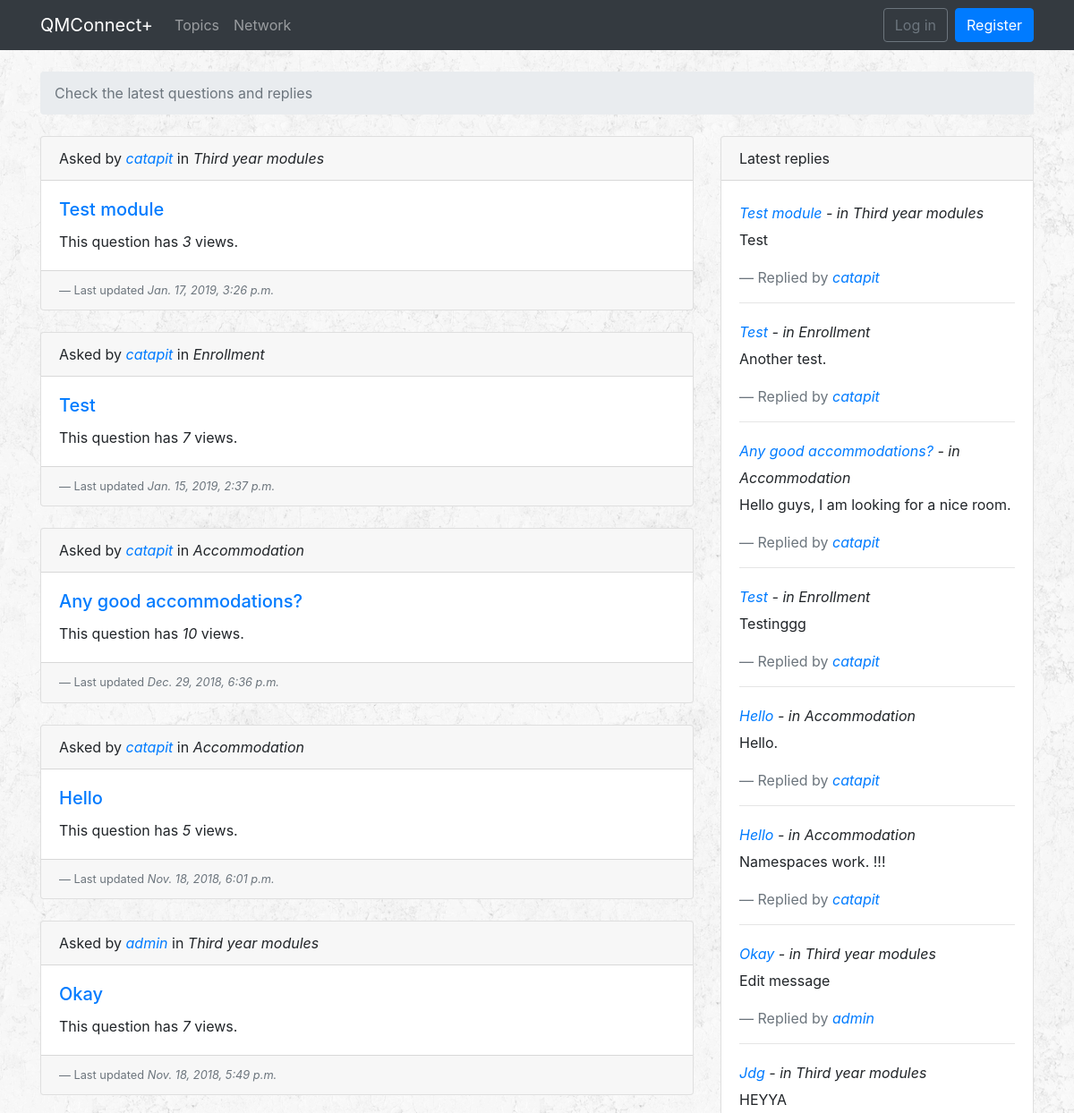
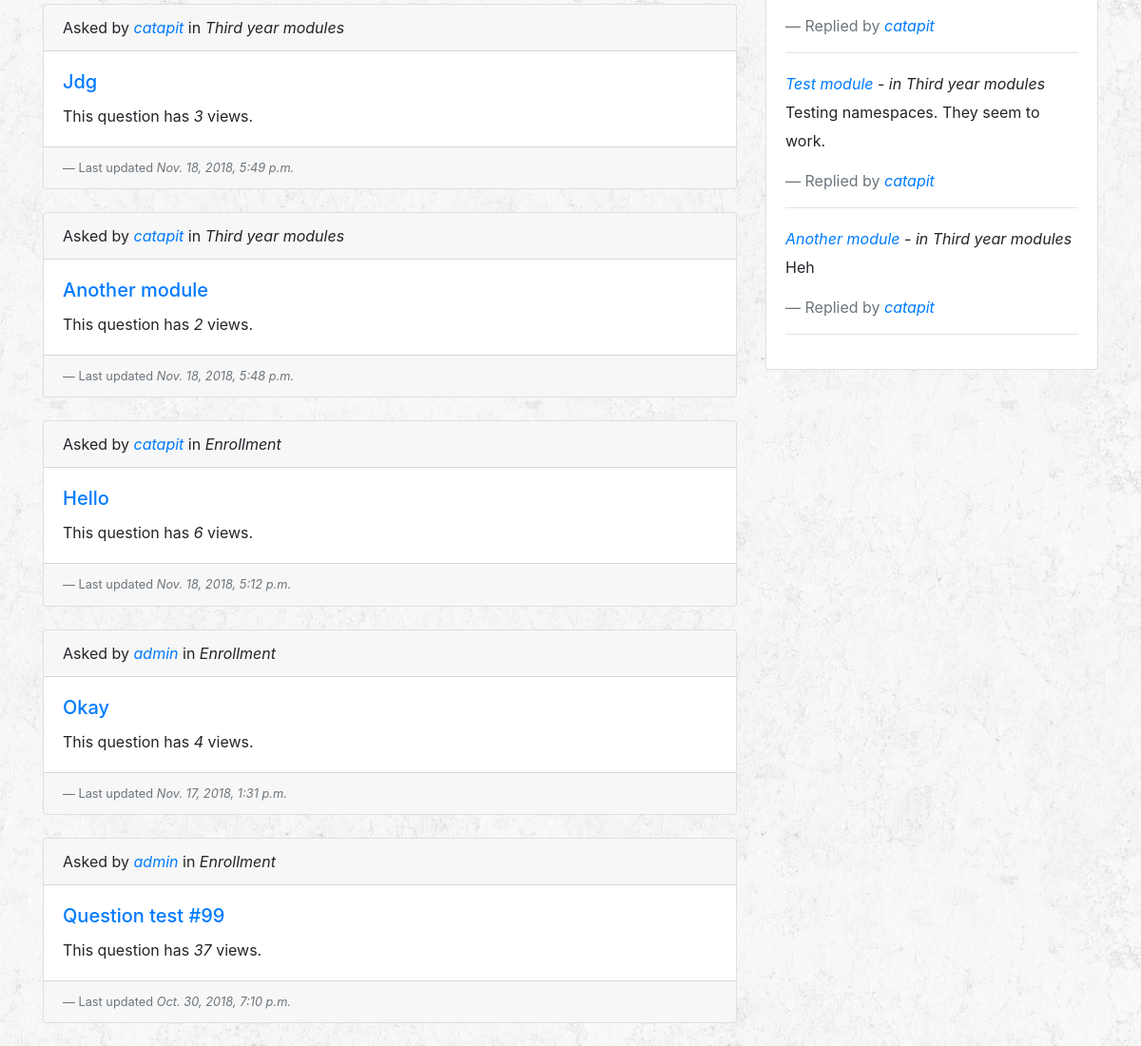
Before: / with the older database file (2 pictures, top to bottom).
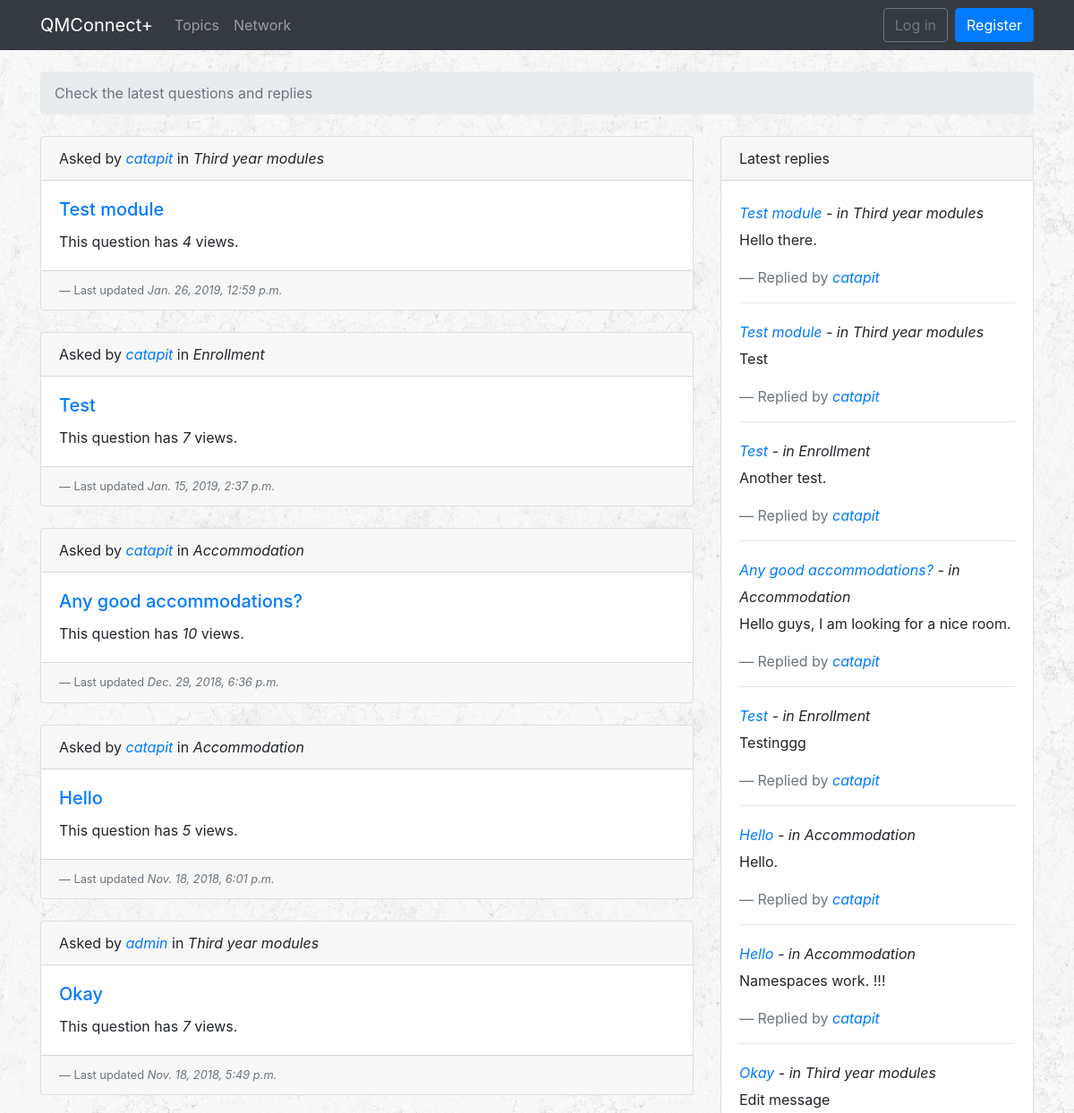
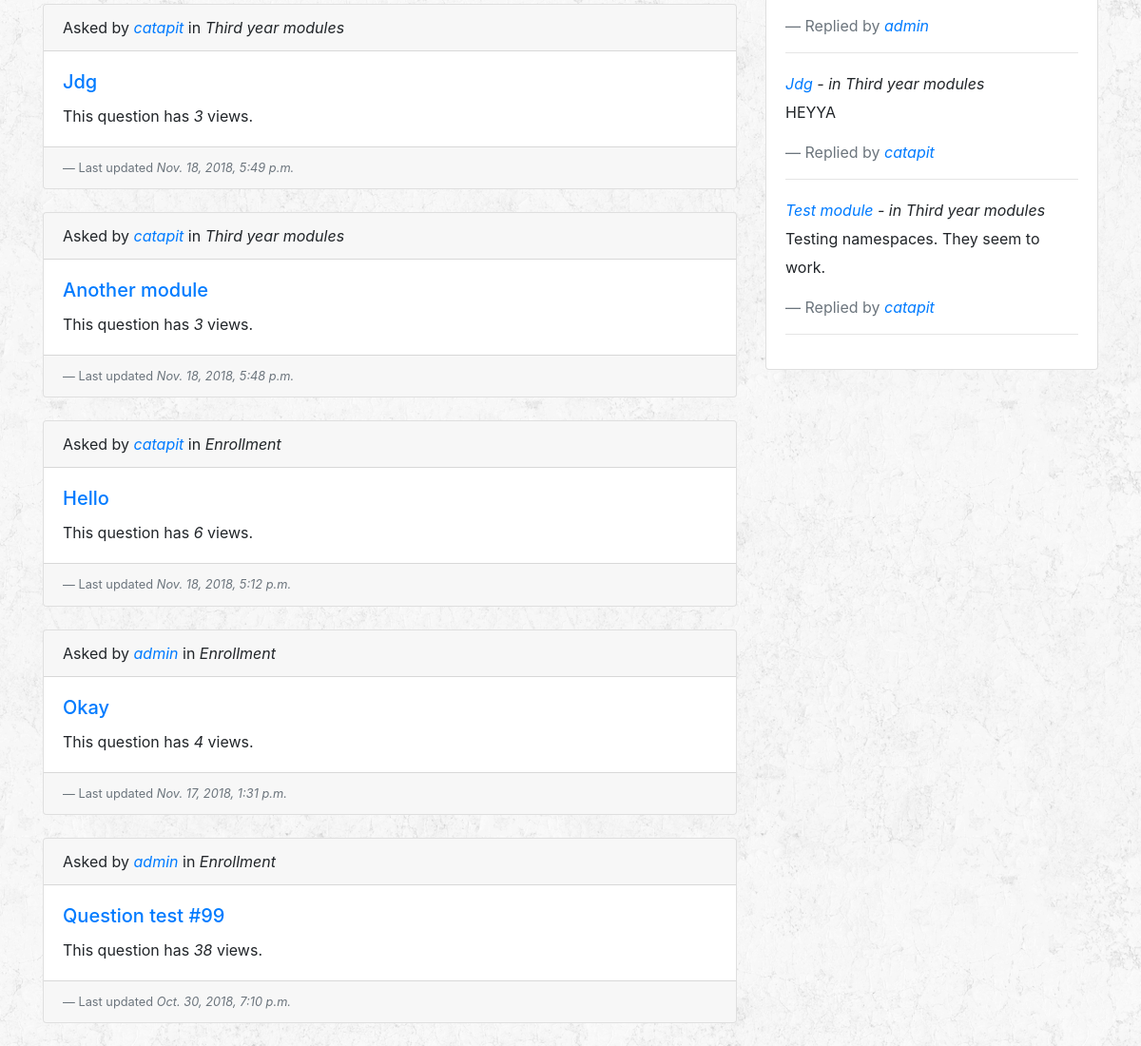
After: the same page with the newer database file (2 pictures, top to bottom).
### qa/models.py (models this page shows, shortened)
class Question(models.Model):
    subject = models.CharField(max_length=255)
    last_updated = models.DateTimeField(auto_now_add=True)
    topic = models.ForeignKey(Topic, related_name='questions', on_delete=models.CASCADE)
    starter = models.ForeignKey(User, related_name='questions', on_delete=models.CASCADE)
    views = models.PositiveIntegerField(default=0)
    def __str__(self):
        return self.subject

class Topic(models.Model):
    name = models.CharField(max_length=30, unique=True)
    description = models.CharField(max_length=100)
    def __str__(self):
        return self.name

class Answer(models.Model):
    message = models.TextField(max_length=4000)
    question = models.ForeignKey(Question, related_name='answers', on_delete=models.CASCADE)
    created_at = models.DateTimeField(auto_now_add=True)
    updated_at = models.DateTimeField(null=True)
    created_by = models.ForeignKey(User, related_name='answers', on_delete=models.CASCADE)
    updated_by = models.ForeignKey(User, null=True, related_name='+', on_delete=models.CASCADE)

### qa/views.py (the view)
# urls.py: path('', qa_views.latest, name='latest'),
def latest(request):
    answers = Answer.objects.order_by('-created_at')[:10]
    questions = Question.objects.order_by('-last_updated')[:10]
    return render(request, 'latest.html', {'answers': answers, 'questions': questions})

### templates/latest.html
{% extends 'base.html' %}
{% block breadcrumb %}
<li class="breadcrumb-item active">Check the latest questions and replies</li>
{% endblock %}
{% block content %}
<div class="row">
  <div class="col-md-8">
    {% for question in questions %}
    <div class="card mb-4">
      <div class="card-header">
        Asked by <cite><a href="{% url 'qa:profile' question.starter.pk %}">{{ question.starter }}</a></cite> in <cite>{{ question.topic }}</cite>
      </div>
      <div class="card-body">
        <h5 class="card-title"><a href="{% url 'qa:question_answers' question.topic.pk question.pk %}">{{ question }}</a></h5>
        <p class="card-text">This question has <cite>{{ question.views }}</cite> views.</p>
      </div>
      <div class="card-footer text-muted">
        <footer class="blockquote-footer">Last updated <cite>{{ question.last_updated }}</cite></footer>
      </div>
    </div>
    {% endfor %}
  </div>
  <div class="col-md-4">
    <div class="card mb-4">
      <div class="card-header">
        Latest replies
      </div>
      <div class="card-body">
        <blockquote class="blockquote mb-0">
          {% for answer in answers %}
          <small><cite><a href="{% url 'qa:question_answers' answer.question.topic.pk answer.question.pk %}">{{ answer.question }}</a> - in {{ answer.question.topic }}</cite></small>
          <p><small>{{ answer.message }}</small></p>
          <footer class="blockquote-footer">Replied by <cite><a href="{% url 'qa:profile' answer.question.starter.pk %}">{{ answer.question.starter }}</a></cite></footer>
          <hr/>
          {% endfor %}
        </blockquote>
      </div>
    </div>
  </div>
</div>
{% endblock content %}

Changed rows visible on the page:
no longer on this page (row unchanged): Answer: question "Another module", question.topic "Third year modules", message "Heh", question.starter "catapit"
changed Question "Test module": views "3" → "4"; last_updated "Jan. 17, 2019, 3:26 p.m." → "Jan. 26, 2019, 12:59 p.m."
changed Question "Another module": views "2" → "3"
changed Question "Question test #99": views "37" → "38"
added Answer: question "Test module", question.topic "Third year modules", message "Hello there.", question.starter "catapit"
